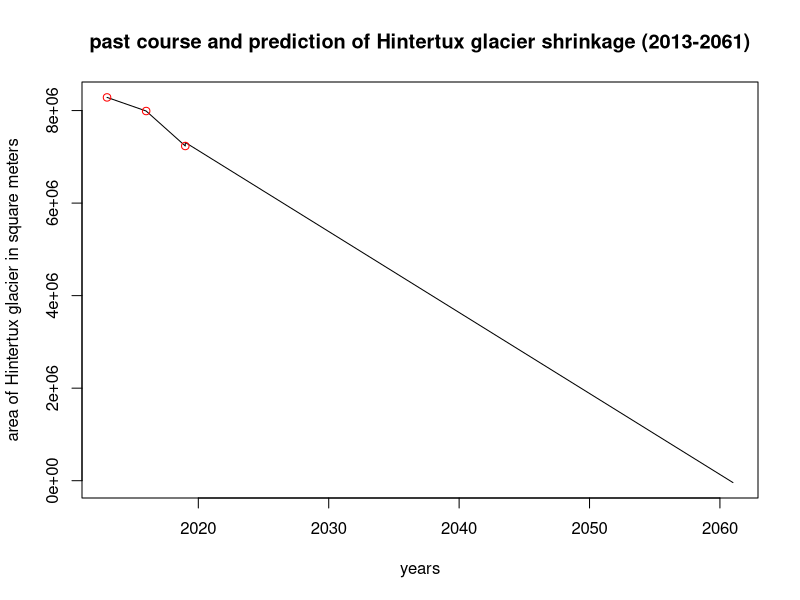
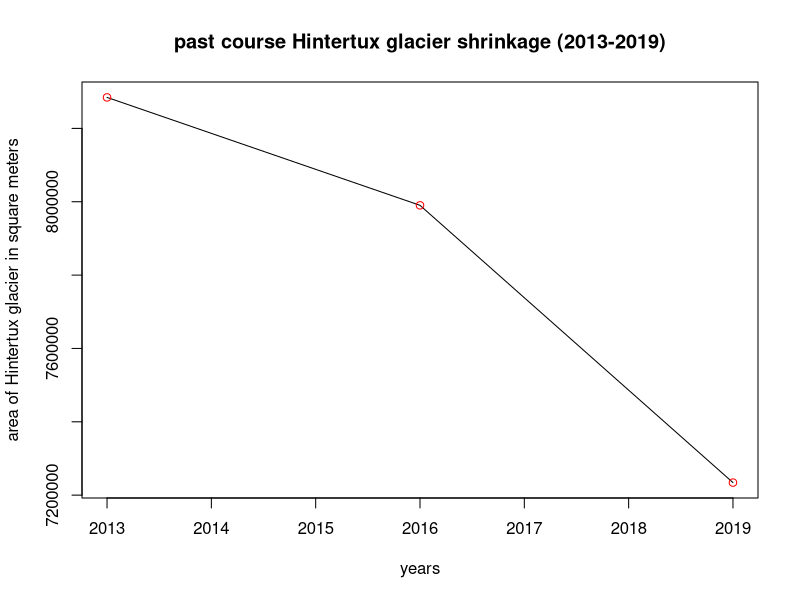
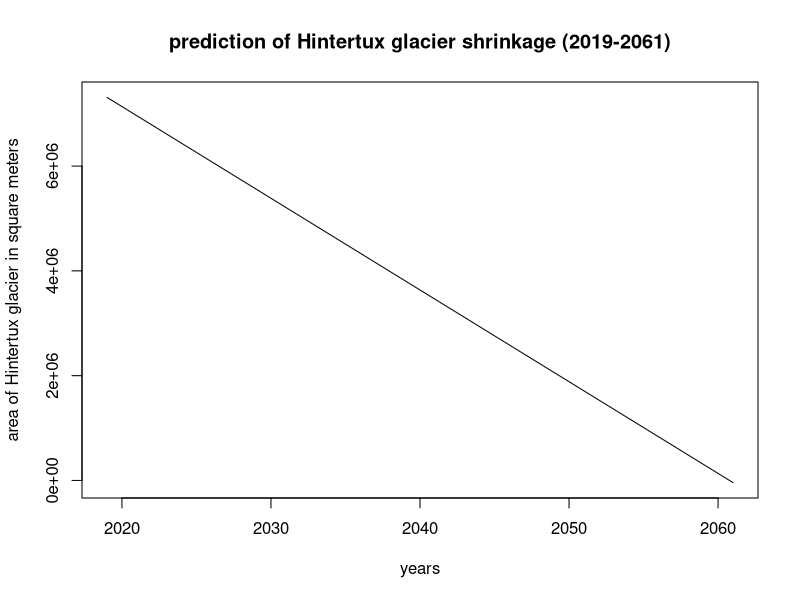

Reproduce these figures in R, in order.
# x and y values for prediction on classification model of 2016
x16 <- c(2013, 2015, 2016, 2017, 2019)
y16 <- c(9800100, 7598700, 7038900, 6440400, 7234200)

# x and y values for prediction on classification model of 2019
x19 <- c(2013, 2016, 2019)
y19 <- c(8284500, 7990200, 7234200)

# linear model 
model <- lm(y19~x19)

# timestamp for prediction 
newdata <- data.frame("x19"=c(2019, 2021,2023,2025,2060, 2061))

# prediction 
prediction <- predict(model, newdata)

# plot of past course + prediction 
plot(c(x19,2019, 2021,2023,2025,2060, 2061), c(y19,prediction), type="l",xlab="years",ylab="area of Hintertux glacier in square meters", main="past course and prediction of Hintertux glacier shrinkage (2013-2061)")
points(x19,y19,col="red")

# plot of past course 
plot(x19, y19, type="l",xlab="years",ylab="area of Hintertux glacier in square meters", main="past course Hintertux glacier shrinkage (2013-2019)" )
points(x19,y19,col="red")

# plot of prediction 
plot(c(2019, 2021, 2023, 2025, 2060, 2061), prediction, type="l",xlab="years",ylab="area of Hintertux glacier in square meters", main="prediction of Hintertux glacier shrinkage (2019-2061)" )



